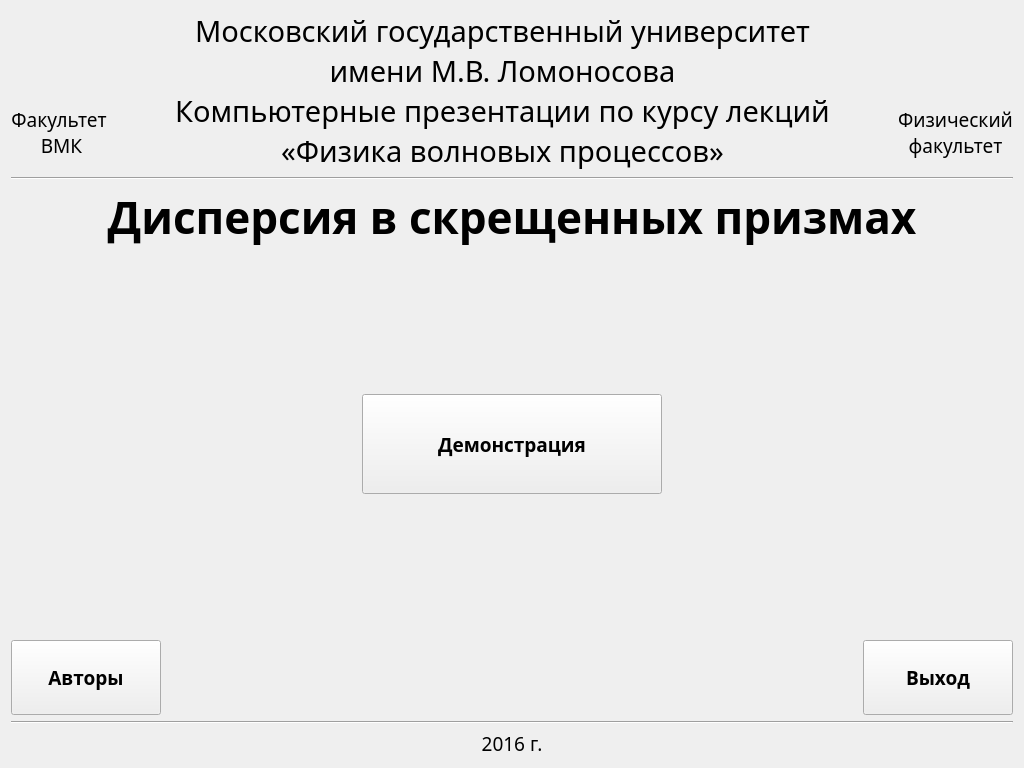
<?xml version="1.0" encoding="UTF-8"?>
<ui version="4.0">
 <class>MenuWindow</class>
 <widget class="QMainWindow" name="MenuWindow">
  <property name="geometry">
   <rect>
    <x>0</x>
    <y>0</y>
    <width>1024</width>
    <height>768</height>
   </rect>
  </property>
  <property name="font">
   <font>
    <family>Courant</family>
    <pointsize>14</pointsize>
   </font>
  </property>
  <property name="windowTitle">
   <string>Главное меню | Дисперсия в скрещенных призмах</string>
  </property>
  <widget class="QWidget" name="centralWidget">
   <layout class="QVBoxLayout" name="verticalLayout">
    <item>
     <layout class="QHBoxLayout" name="layoutHeader">
      <item>
       <layout class="QVBoxLayout" name="layoutHeaderFacultyCMC">
        <property name="sizeConstraint">
         <enum>QLayout::SetDefaultConstraint</enum>
        </property>
        <item>
         <widget class="QLabel" name="imageHeaderFacultyCMC">
          <property name="sizePolicy">
           <sizepolicy hsizetype="Preferred" vsizetype="Preferred">
            <horstretch>0</horstretch>
            <verstretch>0</verstretch>
           </sizepolicy>
          </property>
          <property name="text">
           <string/>
          </property>
          <property name="pixmap">
           <pixmap resource="../resources/Images.qrc">:/gfx/cmc1.png</pixmap>
          </property>
          <property name="scaledContents">
           <bool>false</bool>
          </property>
          <property name="alignment">
           <set>Qt::AlignCenter</set>
          </property>
         </widget>
        </item>
        <item>
         <widget class="QLabel" name="labelHeaderFacultyCMC">
          <property name="sizePolicy">
           <sizepolicy hsizetype="Preferred" vsizetype="Preferred">
            <horstretch>0</horstretch>
            <verstretch>0</verstretch>
           </sizepolicy>
          </property>
          <property name="font">
           <font>
            <weight>50</weight>
            <italic>false</italic>
            <bold>false</bold>
           </font>
          </property>
          <property name="text">
           <string>Факультет
 ВМК</string>
          </property>
          <property name="alignment">
           <set>Qt::AlignCenter</set>
          </property>
         </widget>
        </item>
       </layout>
      </item>
      <item>
       <layout class="QVBoxLayout" name="layoutHeaderLabels">
        <item>
         <widget class="QLabel" name="labelHeaderUniversity">
          <property name="font">
           <font>
            <pointsize>22</pointsize>
           </font>
          </property>
          <property name="text">
           <string>Московский государственный университет
имени М.В. Ломоносова
Компьютерные презентации по курсу лекций
«Физика волновых процессов»</string>
          </property>
          <property name="alignment">
           <set>Qt::AlignCenter</set>
          </property>
          <property name="wordWrap">
           <bool>true</bool>
          </property>
         </widget>
        </item>
        <item>
         <spacer name="horizontalSpacer">
          <property name="orientation">
           <enum>Qt::Horizontal</enum>
          </property>
          <property name="sizeHint" stdset="0">
           <size>
            <width>40</width>
            <height>0</height>
           </size>
          </property>
         </spacer>
        </item>
       </layout>
      </item>
      <item>
       <layout class="QVBoxLayout" name="layoutHeaderFacultyPhysics">
        <item>
         <widget class="QLabel" name="imageHeaderFacultyPhysics">
          <property name="text">
           <string/>
          </property>
          <property name="textFormat">
           <enum>Qt::PlainText</enum>
          </property>
          <property name="pixmap">
           <pixmap resource="../resources/Images.qrc">:/gfx/fizfak.png</pixmap>
          </property>
          <property name="scaledContents">
           <bool>false</bool>
          </property>
          <property name="alignment">
           <set>Qt::AlignCenter</set>
          </property>
         </widget>
        </item>
        <item>
         <widget class="QLabel" name="labelHeaderFacultyPhysics">
          <property name="sizePolicy">
           <sizepolicy hsizetype="Preferred" vsizetype="Preferred">
            <horstretch>0</horstretch>
            <verstretch>0</verstretch>
           </sizepolicy>
          </property>
          <property name="text">
           <string>Физический
факультет</string>
          </property>
          <property name="alignment">
           <set>Qt::AlignCenter</set>
          </property>
         </widget>
        </item>
       </layout>
      </item>
     </layout>
    </item>
    <item>
     <widget class="Line" name="separatorHeader">
      <property name="orientation">
       <enum>Qt::Horizontal</enum>
      </property>
     </widget>
    </item>
    <item>
     <widget class="QLabel" name="labelHeaderPresentation">
      <property name="sizePolicy">
       <sizepolicy hsizetype="Preferred" vsizetype="Preferred">
        <horstretch>0</horstretch>
        <verstretch>0</verstretch>
       </sizepolicy>
      </property>
      <property name="font">
       <font>
        <pointsize>33</pointsize>
        <weight>75</weight>
        <bold>true</bold>
       </font>
      </property>
      <property name="text">
       <string>Дисперсия в скрещенных призмах</string>
      </property>
      <property name="alignment">
       <set>Qt::AlignCenter</set>
      </property>
      <property name="wordWrap">
       <bool>true</bool>
      </property>
     </widget>
    </item>
    <item>
     <layout class="QGridLayout" name="layoutButtons">
      <item row="0" column="2">
       <spacer name="verticalSpacerHeader">
        <property name="orientation">
         <enum>Qt::Vertical</enum>
        </property>
        <property name="sizeHint" stdset="0">
         <size>
          <width>20</width>
          <height>40</height>
         </size>
        </property>
       </spacer>
      </item>
      <item row="1" column="2">
       <widget class="QPushButton" name="pushButtonStart">
        <property name="minimumSize">
         <size>
          <width>300</width>
          <height>100</height>
         </size>
        </property>
        <property name="font">
         <font>
          <weight>75</weight>
          <bold>true</bold>
         </font>
        </property>
        <property name="text">
         <string>Демонстрация</string>
        </property>
       </widget>
      </item>
      <item row="2" column="2">
       <spacer name="verticalSpacerFooter">
        <property name="orientation">
         <enum>Qt::Vertical</enum>
        </property>
        <property name="sizeHint" stdset="0">
         <size>
          <width>20</width>
          <height>40</height>
         </size>
        </property>
       </spacer>
      </item>
      <item row="3" column="0">
       <widget class="QPushButton" name="pushButtonAuthors">
        <property name="minimumSize">
         <size>
          <width>150</width>
          <height>75</height>
         </size>
        </property>
        <property name="font">
         <font>
          <weight>75</weight>
          <bold>true</bold>
         </font>
        </property>
        <property name="text">
         <string>Авторы</string>
        </property>
       </widget>
      </item>
      <item row="3" column="4">
       <widget class="QPushButton" name="pushButtonExit">
        <property name="minimumSize">
         <size>
          <width>150</width>
          <height>75</height>
         </size>
        </property>
        <property name="font">
         <font>
          <weight>75</weight>
          <bold>true</bold>
         </font>
        </property>
        <property name="text">
         <string>Выход</string>
        </property>
       </widget>
      </item>
      <item row="1" column="1">
       <spacer name="horizontalSpacer_2">
        <property name="orientation">
         <enum>Qt::Horizontal</enum>
        </property>
        <property name="sizeHint" stdset="0">
         <size>
          <width>40</width>
          <height>20</height>
         </size>
        </property>
       </spacer>
      </item>
      <item row="1" column="3">
       <spacer name="horizontalSpacer_3">
        <property name="orientation">
         <enum>Qt::Horizontal</enum>
        </property>
        <property name="sizeHint" stdset="0">
         <size>
          <width>40</width>
          <height>20</height>
         </size>
        </property>
       </spacer>
      </item>
      <item row="3" column="1" colspan="3">
       <spacer name="horizontalSpacerButtonsRight">
        <property name="orientation">
         <enum>Qt::Horizontal</enum>
        </property>
        <property name="sizeHint" stdset="0">
         <size>
          <width>40</width>
          <height>20</height>
         </size>
        </property>
       </spacer>
      </item>
     </layout>
    </item>
    <item>
     <widget class="Line" name="separatorFooter">
      <property name="orientation">
       <enum>Qt::Horizontal</enum>
      </property>
     </widget>
    </item>
    <item>
     <layout class="QHBoxLayout" name="layoutFooter">
      <item>
       <widget class="QLabel" name="labelFooterYear">
        <property name="text">
         <string>2016 г.</string>
        </property>
        <property name="alignment">
         <set>Qt::AlignCenter</set>
        </property>
       </widget>
      </item>
     </layout>
    </item>
   </layout>
  </widget>
 </widget>
 <layoutdefault spacing="6" margin="11"/>
 <resources>
  <include location="../resources/Images.qrc"/>
 </resources>
 <connections/>
</ui>
